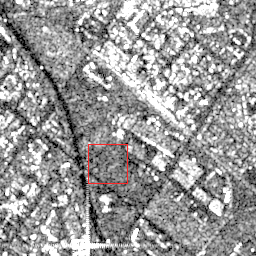
#> input picture docs/GRSL_LaTeX/figures/fig5/noisy.png, 256 x 256 px
$ python select_real_sar_60.py --input docs/GRSL_LaTeX/figures/fig5 --output out   (older library calls are emulated)
#> lines starting #> are read from the running program, lines starting #| are printed output that depends on the picture
# -*- coding: utf-8 -*-
# Select 60 representative real SAR images:
# 20 homogeneous + 20 structural edge + 20 complex texture

import os
import csv
import shutil
import argparse
import cv2
import numpy as np
from scipy.io import loadmat


def parse_args():
    parser = argparse.ArgumentParser()

    parser.add_argument('--input', type=str, required=True,
                        help='Original real SAR test folder, e.g. ./datasets/real_sar_dataset/test')

    parser.add_argument('--output', type=str, required=True,
                        help='Output selected folder, e.g. ./datasets/real_sar_dataset/test_selected')

    parser.add_argument('--n_each', type=int, default=20,
                        help='Number of images selected for each category')

    parser.add_argument('--score_size', type=int, default=256,
                        help='Resize image to this size for scoring only')

    return parser.parse_args()


def ensure_dir(path):
    if not os.path.isdir(path):
        os.makedirs(path)


def normalize_01(x):
    x = np.asarray(x).astype(np.float32)
    x = np.squeeze(x)

    if x.ndim == 3:
        if x.shape[-1] == 3:
            x = 0.299 * x[..., 0] + 0.587 * x[..., 1] + 0.114 * x[..., 2]
        else:
            x = x[..., 0]

    x = x.astype(np.float32)

    if x.max() > 1.5:
        x = x / 255.0

    x = x - x.min()
    if x.max() > 1e-8:
        x = x / x.max()

    return np.clip(x, 0.0, 1.0).astype(np.float32)


def load_sar_image(path):
    ext = os.path.splitext(path)[1].lower()

    if ext == '.mat':
        data = loadmat(path)

        candidate_keys = [
            'noisy',
            'sar',
            'image',
            'img',
            'data',
            'input'
        ]

        for key in candidate_keys:
            if key in data:
                return normalize_01(data[key])

        for key, value in data.items():
            if key.startswith('__'):
                continue

            arr = np.asarray(value)
            if arr.ndim == 2 or arr.ndim == 3:
                print(f"[提示] {path} 使用字段: {key}")
                return normalize_01(arr)

        raise KeyError(f"{path} 中没有找到可用图像字段")

    else:
        img = cv2.imread(path, cv2.IMREAD_GRAYSCALE)

        if img is None:
            raise ValueError(f"无法读取图像: {path}")

        return normalize_01(img)


def collect_files(input_dir):
    exts = ['.mat', '.png', '.jpg', '.jpeg', '.tif', '.tiff', '.bmp']

    files = []

    for root, _, names in os.walk(input_dir):
        for name in names:
            ext = os.path.splitext(name)[1].lower()
            if ext in exts:
                files.append(os.path.join(root, name))

    return sorted(files)


def compute_orientation_entropy(gray, grad, edge_mask, num_bins=8):
    if np.sum(edge_mask) < 10:
        return 1.0

    gx = cv2.Sobel(gray, cv2.CV_32F, 1, 0, ksize=3)
    gy = cv2.Sobel(gray, cv2.CV_32F, 0, 1, ksize=3)

    angle = np.arctan2(gy, gx)
    angle = (angle + np.pi) / (2 * np.pi)

    vals = angle[edge_mask]
    hist, _ = np.histogram(vals, bins=num_bins, range=(0, 1), density=False)

    hist = hist.astype(np.float64)
    hist = hist / (hist.sum() + 1e-12)

    entropy = -np.sum(hist * np.log(hist + 1e-12))
    entropy = entropy / np.log(num_bins)

    return float(entropy)


def compute_patch_variance_ratio(gray, patch_size=32, var_thr=0.002):
    H, W = gray.shape

    vars_ = []

    for y in range(0, H - patch_size + 1, patch_size):
        for x in range(0, W - patch_size + 1, patch_size):
            patch = gray[y:y + patch_size, x:x + patch_size]
            vars_.append(np.var(patch))

    if len(vars_) == 0:
        return 0.0

    vars_ = np.asarray(vars_)

    uniform_ratio = np.mean(vars_ < var_thr)

    return float(uniform_ratio)


def compute_scores(img, score_size=256):
    gray = normalize_01(img)

    gray = cv2.resize(gray, (score_size, score_size), interpolation=cv2.INTER_AREA)

    gx = cv2.Sobel(gray, cv2.CV_32F, 1, 0, ksize=3)
    gy = cv2.Sobel(gray, cv2.CV_32F, 0, 1, ksize=3)

    grad = np.sqrt(gx ** 2 + gy ** 2)

    grad_mean = float(np.mean(grad))
    grad_std = float(np.std(grad))

    edge_thr = np.percentile(grad, 85)
    edge_mask = grad > edge_thr
    edge_density = float(np.mean(edge_mask))

    # 局部方差，用于纹理复杂度
    mean = cv2.blur(gray, (9, 9))
    mean_sq = cv2.blur(gray * gray, (9, 9))
    local_var = np.maximum(mean_sq - mean * mean, 0.0)

    texture_score = float(np.mean(local_var))
    texture_std = float(np.std(local_var))

    gray_std = float(np.std(gray))

    uniform_ratio = compute_patch_variance_ratio(
        gray,
        patch_size=32,
        var_thr=0.002
    )

    orientation_entropy = compute_orientation_entropy(
        gray,
        grad,
        edge_mask,
        num_bins=8
    )

    # 三类分数
    # 1. 均匀区域：均匀 patch 比例高、边缘少、纹理弱
    homogeneous_score = (
        2.0 * uniform_ratio
        - 1.0 * edge_density
        - 50.0 * texture_score
        - 0.5 * gray_std
    )

    # 2. 建筑/道路边缘：边缘密度高，且方向性强
    # orientation_entropy 越低，说明边缘方向越集中，更像建筑/道路
    structural_score = (
        2.0 * edge_density
        + 1.0 * grad_mean
        + 1.0 * (1.0 - orientation_entropy)
        - 20.0 * texture_score
    )

    # 3. 山地/林地/复杂纹理：纹理强、梯度强、方向杂
    texture_complex_score = (
        80.0 * texture_score
        + 1.5 * grad_mean
        + 1.0 * orientation_entropy
        + 0.5 * texture_std
    )

    return {
        'edge_density': edge_density,
        'texture_score': texture_score,
        'texture_std': texture_std,
        'gray_std': gray_std,
        'grad_mean': grad_mean,
        'grad_std': grad_std,
        'uniform_ratio': uniform_ratio,
        'orientation_entropy': orientation_entropy,
        'homogeneous_score': float(homogeneous_score),
        'structural_score': float(structural_score),
        'texture_complex_score': float(texture_complex_score)
    }


def save_preview(path, img, text):
    img = normalize_01(img)
    img = cv2.resize(img, (256, 256), interpolation=cv2.INTER_AREA)
    img = (img * 255).astype(np.uint8)
    img = cv2.cvtColor(img, cv2.COLOR_GRAY2BGR)

    title_h = 35
    canvas = np.ones((256 + title_h, 256, 3), dtype=np.uint8) * 255
    canvas[title_h:, :, :] = img

    cv2.putText(
        canvas,
        text[:28],
        (5, 24),
        cv2.FONT_HERSHEY_SIMPLEX,
        0.55,
        (0, 0, 0),
        1,
        cv2.LINE_AA
    )

    cv2.imwrite(path, canvas)


def copy_selected(records, category, selected_records, output_dir):
    cat_dir = os.path.join(output_dir, category)
    preview_dir = os.path.join(output_dir, category + '_preview')

    ensure_dir(cat_dir)
    ensure_dir(preview_dir)

    for i, r in enumerate(selected_records):
        src = r['path']
        ext = os.path.splitext(src)[1]
        dst_name = f"{i + 1:02d}_{category}_{os.path.basename(src)}"
        dst = os.path.join(cat_dir, dst_name)

        shutil.copy(src, dst)

        try:
            img = load_sar_image(src)
            preview_path = os.path.join(preview_dir, f"{i + 1:02d}_{category}.png")
            save_preview(preview_path, img, os.path.basename(src))
        except Exception as e:
            print(f"[警告] 保存预览失败: {src}, {e}")


def write_csv(path, records):
    if len(records) == 0:
        return

    fieldnames = [
        'path',
        'category',
        'edge_density',
        'texture_score',
        'texture_std',
        'gray_std',
        'grad_mean',
        'grad_std',
        'uniform_ratio',
        'orientation_entropy',
        'homogeneous_score',
        'structural_score',
        'texture_complex_score'
    ]

    with open(path, 'w', newline='', encoding='utf-8') as f:
        writer = csv.DictWriter(f, fieldnames=fieldnames)
        writer.writeheader()

        for r in records:
            writer.writerow({k: r.get(k, '') for k in fieldnames})


def main():
    args = parse_args()

    ensure_dir(args.output)

    files = collect_files(args.input)

    print(f"Found {len(files)} files.")

    records = []

    for i, path in enumerate(files):
        print(f"[{i + 1}/{len(files)}] Scoring: {path}")

        try:
            img = load_sar_image(path)
            scores = compute_scores(img, score_size=args.score_size)
#> in compute_scores, `grad = np.sqrt(gx ** 2 + gy ** 2)`:
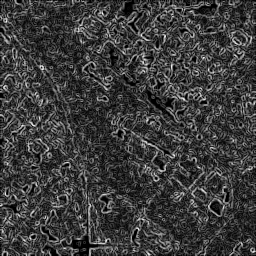
#> grad: shape (256, 256) float32; min 0, max 3.73, mean 0.887; drawn with min black and max white
#> in compute_scores, `grad_mean = float(np.mean(grad))`: grad_mean = 0.887
#> in compute_scores, `grad_std = float(np.std(grad))`: grad_std = 0.554
#> in compute_scores, `edge_thr = np.percentile(grad, 85)`: edge_thr = 1.47
#> in compute_scores, `edge_mask = grad > edge_thr`:
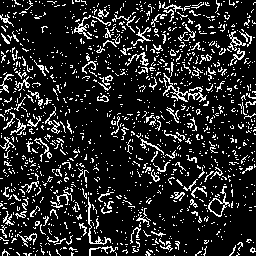
#> edge_mask: shape (256, 256) bool; 15% white in thin lines or dots
#> in compute_scores, `edge_density = float(np.mean(edge_mask))`: edge_density = 0.15
#> in compute_scores, `mean_sq = cv2.blur(gray * gray, (9, 9))`:
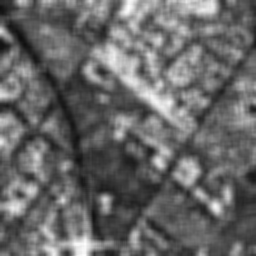
#> mean_sq: shape (256, 256) float32; min 0.0593, max 0.994, mean 0.407
#> in compute_scores, `local_var = np.maximum(mean_sq - mean * mean, 0.0)`:
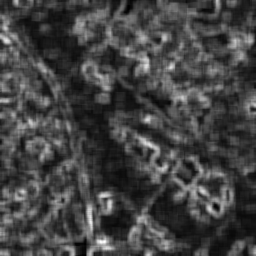
#> local_var: shape (256, 256) float32; min 0.000129, max 0.128, mean 0.0341; drawn with min black and max white
#> in compute_scores, `texture_score = float(np.mean(local_var))`: texture_score = 0.0341
#> in compute_scores, `texture_std = float(np.std(local_var))`: texture_std = 0.0178
#> in compute_scores, `gray_std = float(np.std(gray))`: gray_std = 0.227
#> after the loop in compute_patch_variance_ratio, `for y in range(0, H - patch_size + 1, patch_size):`:
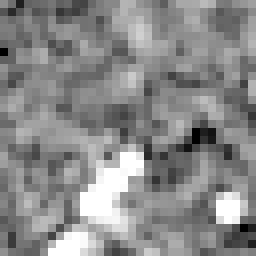
#> patch: shape (32, 32) float32 (shown 8 times larger); min 0, max 1, mean 0.538
#> after the loop in compute_patch_variance_ratio, `for y in range(0, H - patch_size + 1, patch_size):`: vars_ = 64 values, max 0.0692 at index 8, min 0.0191 at index 43, mean 0.0455
#> in compute_patch_variance_ratio, `uniform_ratio = np.mean(vars_ < var_thr)`: uniform_ratio = 0
#> in compute_orientation_entropy, `angle = np.arctan2(gy, gx)`:
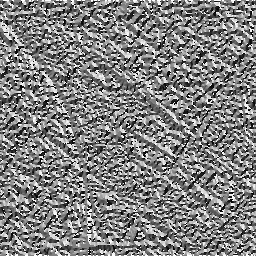
#> angle: shape (256, 256) float32; min -3.14, max 3.14, mean 0.0343; drawn with min black and max white
#> in compute_orientation_entropy, `vals = angle[edge_mask]`: vals = 9831 values, max 1 at index 0, min 0.000424 at index 5856, mean 0.508
#> in compute_orientation_entropy, `hist, _ = np.histogram(vals, bins=num_bins, range=(0, 1), density=False)`: hist = [1248, 999, 1352, 1254, 1258, 1153, 1158, 1409]
#> in compute_orientation_entropy, `hist = hist / (hist.sum() + 1e-12)`: hist = [0.127, 0.102, 0.138, 0.128, 0.128, 0.117, 0.118, 0.143]
#> in compute_orientation_entropy, `entropy = -np.sum(hist * np.log(hist + 1e-12))`: entropy = 2.07
#> in compute_orientation_entropy, `entropy = entropy / np.log(num_bins)`: entropy = 0.998
#> in compute_scores, `homogeneous_score = ( 2.0 * uniform_ratio - 1.0 * edge_density - 50.0 ..`: homogeneous_score = -1.97
#> in compute_scores, `structural_score = ( 2.0 * edge_density + 1.0 * grad_mean + 1.0 * (1.0..`: structural_score = 0.508
#> in compute_scores, `texture_complex_score = ( 80.0 * texture_score + 1.5 * grad_mean + 1.0..`: texture_complex_score = 5.06
#> scores = 11 items

            r = {
                'path': path,
                'category': '',
                **scores
            }

            records.append(r)

        except Exception as e:
            print(f"[跳过] {path}: {e}")

    if len(records) == 0:
        raise RuntimeError("没有成功读取任何图像。")

    # 1. 选 20 张均匀区域
    homogeneous_sorted = sorted(
        records,
        key=lambda x: x['homogeneous_score'],
        reverse=True
    )
#> homogeneous_sorted = 1 item

    selected_homogeneous = homogeneous_sorted[:args.n_each]
#> selected_homogeneous = 1 item

    used_paths = set([r['path'] for r in selected_homogeneous])
#> used_paths = 1 item

    # 2. 从剩余图中选 20 张结构边缘
    remaining_1 = [r for r in records if r['path'] not in used_paths]
#> remaining_1 = []

    structural_sorted = sorted(
        remaining_1,
        key=lambda x: x['structural_score'],
        reverse=True
    )
#> structural_sorted = []

    selected_structural = structural_sorted[:args.n_each]
#> selected_structural = []

    used_paths.update([r['path'] for r in selected_structural])

    # 3. 从剩余图中选 20 张复杂纹理
    remaining_2 = [r for r in records if r['path'] not in used_paths]
#> remaining_2 = []

    texture_sorted = sorted(
        remaining_2,
        key=lambda x: x['texture_complex_score'],
        reverse=True
    )
#> texture_sorted = []

    selected_texture = texture_sorted[:args.n_each]
#> selected_texture = []

    for r in selected_homogeneous:
        r['category'] = 'homogeneous'
#> this loop made 1 pass

    for r in selected_structural:
        r['category'] = 'structural'
#> this loop made 0 passes

    for r in selected_texture:
        r['category'] = 'texture'

    selected_all = selected_homogeneous + selected_structural + selected_texture
#> selected_all = 1 item

    # 保存所有评分
    write_csv(os.path.join(args.output, 'all_scores.csv'), records)
#> the loop in write_csv, `for r in records:` made 1 pass

    # 保存选中的 60 张评分
    write_csv(os.path.join(args.output, 'selected_60_scores.csv'), selected_all)
#> the loop in write_csv (call 2), `for r in records:` made 1 pass

    # 复制文件
    copy_selected(records, 'homogeneous', selected_homogeneous, args.output)
#> in copy_selected, `src = r['path']`: src = 'docs/GRSL_LaTeX/figures/fig5/noisy.png'
#> in save_preview, `canvas = np.ones((256 + title_h, 256, 3), dtype=np.uint8) * 255`: canvas: shape (291, 256, 3); every value is 255
#> in save_preview, `cv2.putText( canvas, text[:28], (5, 24), cv2.FONT_HERSHEY_SIMPLEX, 0.5..`:
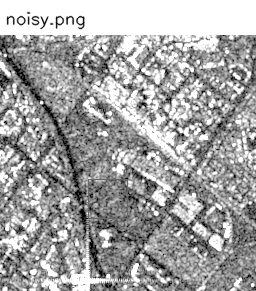
#> canvas: shape (291, 256, 3); min 0, max 255, mean 163.7
    copy_selected(records, 'structural', selected_structural, args.output)
    copy_selected(records, 'texture', selected_texture, args.output)

    # 额外复制到 all 文件夹，方便 test_real_sar.py 一次性测试
    all_dir = os.path.join(args.output, 'all')
    ensure_dir(all_dir)

    for i, r in enumerate(selected_all):
        src = r['path']
        category = r['category']
        dst_name = f"{i + 1:02d}_{category}_{os.path.basename(src)}"
        dst = os.path.join(all_dir, dst_name)
        shutil.copy(src, dst)
#> this loop made 1 pass
#> (src, category) on pass 1: ('docs/GRSL_LaTeX/figures/fig5/noisy.png', 'homogeneous')

    print("\nDone.")
    print("Selected files saved to:", args.output)
    print("All selected 60 files:", all_dir)
#| All selected 60 files: out/all
    print("CSV:", os.path.join(args.output, 'selected_60_scores.csv'))


if __name__ == '__main__':
    main()

$ run again, with docs/GRSL_LaTeX/figures/fig5/Ours-ams-ratio.png copied over docs/GRSL_LaTeX/figures/fig5/noisy.png
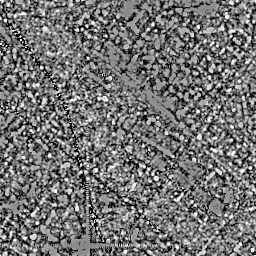
#> input picture docs/GRSL_LaTeX/figures/fig5/Ours-ams-ratio.png, 256 x 256 px
#> in load_sar_image, img is the input picture: shape (256, 256); min 0, max 255, mean 114.1
#> grad_mean = 1.2
#> grad_std = 0.681
#> edge_thr = 1.93
#> in compute_scores, `edge_mask = grad > edge_thr`:
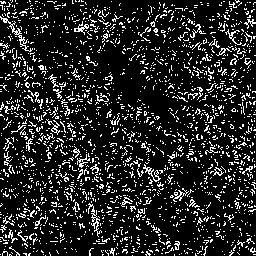
#> edge_mask: shape (256, 256) bool; 15% white in thin lines or dots
#> edge_density = 0.15
#> texture_score = 0.0488
#> texture_std = 0.0171
#> gray_std = 0.228
#> after the loop in compute_patch_variance_ratio, `for y in range(0, H - patch_size + 1, patch_size):`: vars_ = 64 values, max 0.0715 at index 42, min 0.0345 at index 20, mean 0.0516
#> in compute_patch_variance_ratio, `uniform_ratio = np.mean(vars_ < var_thr)`: uniform_ratio = 0
#> vals = 9831 values, max 1 at index 1, min 0.000195 at index 9768, mean 0.5
#> in compute_orientation_entropy, `hist, _ = np.histogram(vals, bins=num_bins, range=(0, 1), density=False)`: hist = [1295, 1130, 1207, 1245, 1310, 1193, 1223, 1228]
#> in compute_orientation_entropy, `hist = hist / (hist.sum() + 1e-12)`: hist = [0.132, 0.115, 0.123, 0.127, 0.133, 0.121, 0.124, 0.125]
#> in compute_orientation_entropy, `entropy = -np.sum(hist * np.log(hist + 1e-12))`: entropy = 2.08
#> in compute_orientation_entropy, `entropy = entropy / np.log(num_bins)`: entropy = 1
#> homogeneous_score = -2.71
#> structural_score = 0.523
#> texture_complex_score = 6.71
#> scores = 11 items
#> homogeneous_sorted = 1 item
#> remaining_1 = []
#> the loop in main, `for r in selected_homogeneous:` made 1 pass
#> selected_all = 1 item
#> the loop in write_csv, `for r in records:` made 1 pass
#> the loop in write_csv (call 2), `for r in records:` made 1 pass
#> in copy_selected, `src = r['path']`: src = 'docs/GRSL_LaTeX/figures/fig5/noisy.png'
#> in save_preview, `cv2.putText( canvas, text[:28], (5, 24), cv2.FONT_HERSHEY_SIMPLEX, 0.5..`:
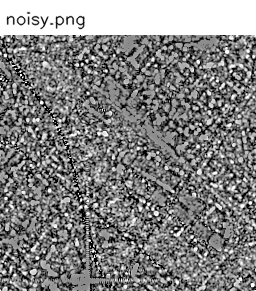
#> canvas: shape (291, 256, 3); min 0, max 255, mean 130.2
#> the loop in main, `for i, r in enumerate(selected_all):` made 1 pass
#> (src, category) on pass 1: ('docs/GRSL_LaTeX/figures/fig5/noisy.png', 'homogeneous')
#| All selected 60 files: out/all
